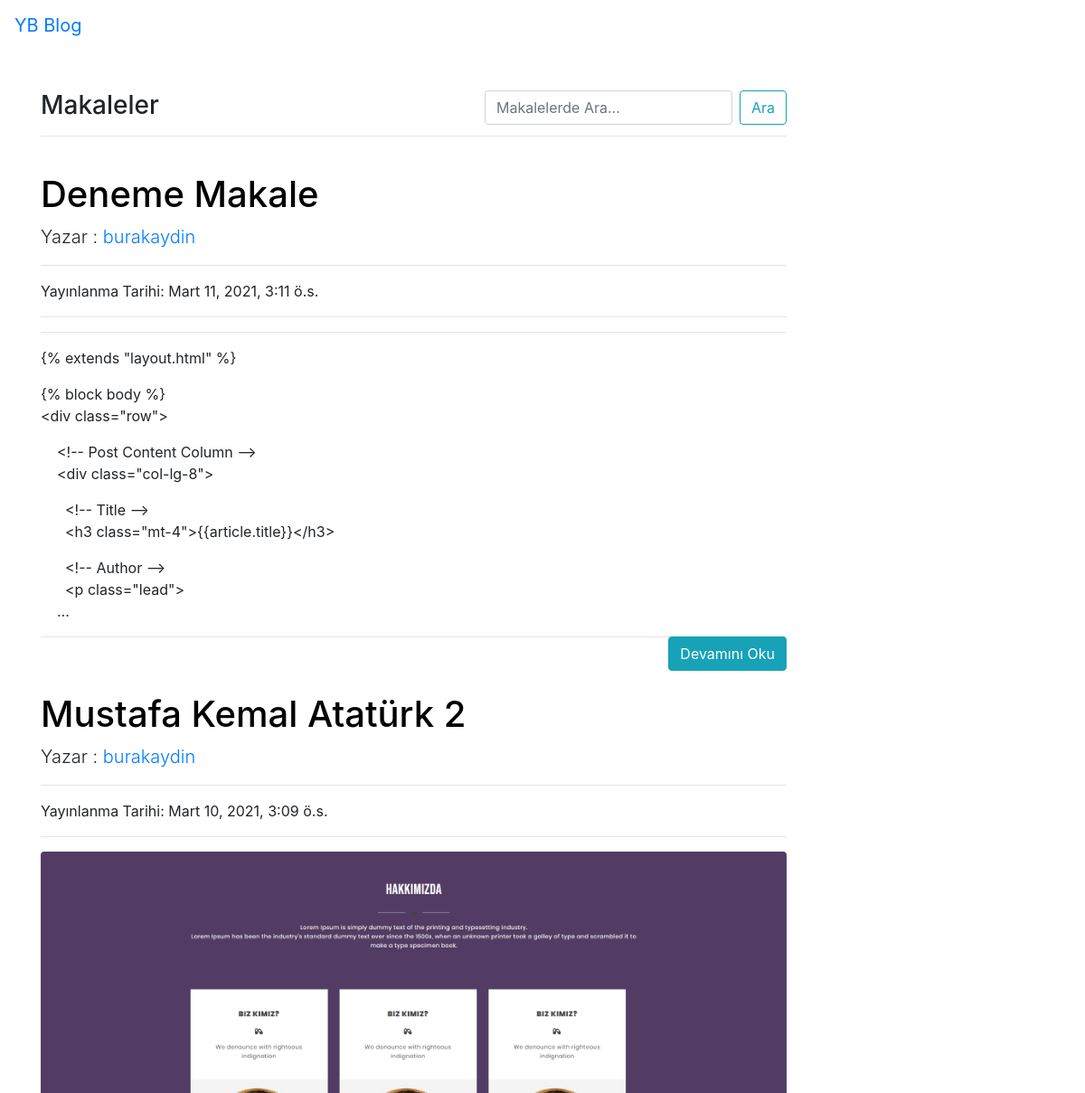
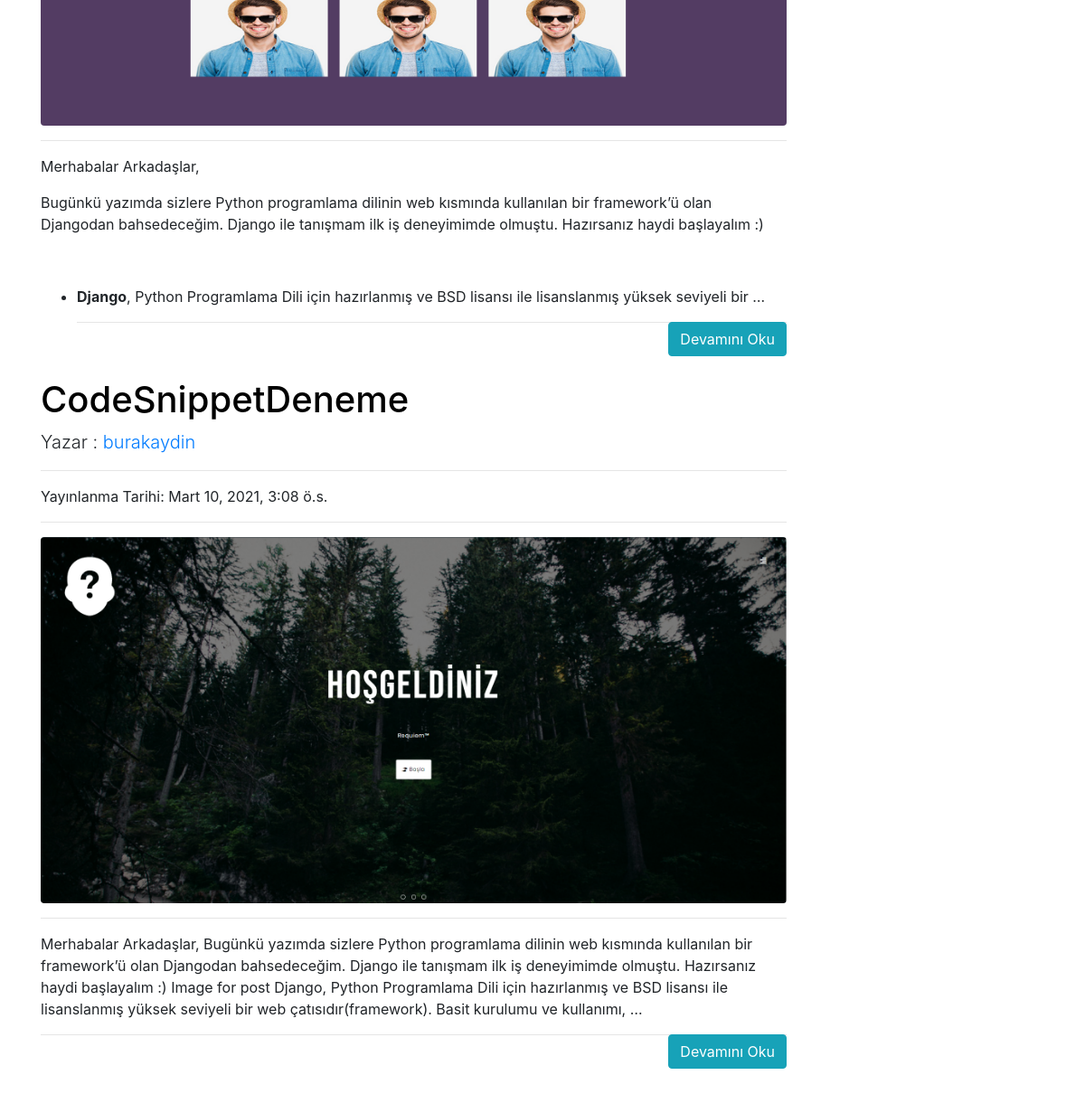
The app's page /articles/ with its own data (2 pictures, top to bottom).
### article/models.py (models this page shows, shortened)
class Article(models.Model):
    author = models.ForeignKey("auth.User",on_delete=models.CASCADE,verbose_name="Yazar") #'verbose_name="***"' ile isimlendiriyoruz. auth.User ile tabloda kullanıcıyı bulduk ve kullanıcı silindiği zaman kullanıcıya ait herşey siliniyor.
    title = models.CharField(max_length=50,verbose_name="Başlık") # Başlığımızı belirledik ve 50 karakterden fazla olamıyor.
    content = RichTextField(verbose_name="İçerik") # İçerik alanımızı yaptık.
    created_date = models.DateTimeField(auto_now_add=True,verbose_name="Oluşturulma Tarihi") # İçeriğin üretildiği zamanı alıyoruz. 'auto_now_add=True' ile otomatik olarak eklenmesini sağlıyoruz.
    article_image = models.FileField(blank = True , null = True , verbose_name="Resim ekleyin.")
    class Meta:
        ordering = ['-created_date']

### article/views.py (the view)
# urls.py: path('',views.articles,name="articles"),
def articles(request):
    keyword = request.GET.get("keyword")
    if keyword:
        articles = Article.objects.filter(title__contains = keyword)
        return render(request,"articles.html",{"articles":articles})
    articles = Article.objects.all()
    return render(request,"articles.html",{"articles":articles})

### templates/articles.html (shortened to what this page needs)
{% extends "layout.html" %}
{% block body %}
<div class="row">
    <div class="col-lg-9">
        <form style="float:right;" class="form-inline my-2 my-lg-0">
            <input class="form-control mr-sm-2" name="keyword" type="text" placeholder="Makalelerde Ara..." aria-label="Search">
            <button class="btn btn-outline-info my-2 my-sm-0" type="submit">Ara</button>
        </form>
        <h3>Makaleler</h3>
        <hr>
    </div>
</div>
    {% if articles %}
      {% for article in articles %}
        <div class="row">
            <div class="col-lg-9">
              <h1 class="mt-4"><a style="color:black" href="{% url 'article:detail' article.id %}">{{article.title}}</a></h1>
              <p class="lead">
                Yazar : <a href="#">{{article.author}}</a>
              </p>
              <hr>
              <p>Yayınlanma Tarihi: {{article.created_date}}</p>
              <hr>
              {% if article.article_image %}
              <img class="img-fluid rounded" src="{{article.article_image.url}}" alt="">
              {% endif %}
              <hr>
              <p class="lead">
                  {{article.content|safe|truncatewords:50}}
              </p>
              <a style="float: right;" href="{% url 'article:detail' article.id %}" class="btn btn-info">Devamını Oku</a>
              <hr>
          </div>
        </div>
      {% endfor %}
    {% else %}
    <div class="row">
        <div class="col-lg-9">
            <div class = "alert alert-danger">Makale Bulunamadı...</div>
        </div>
    </div>
    {% endif %}
{% endblock body %}

### templates/layout.html (shortened to what this page needs)
<!DOCTYPE html>
{% load static %}
<html lang="en">
<head>
    <link rel="stylesheet" href="{% static 'css/bootstrap.min.css' %}">
</head>
<body>
    {% include "inc/navbar.html" %}
    <div style="margin-top: 100px; margin-bottom: 150px;" class="container">
        {% block body %}
        {% endblock body %}
    </div>
    </body>
</html>

### templates/inc/navbar.html (shortened to what this page needs)
<nav class="navbar navbar-toggleable-md navbar-inverse fixed-top bg-inverse">
    <a class="navbar-brand" href="/">YB Blog</a>
  </nav>

### records on screen
Article: title "Deneme Makale", author "burakaydin", created_date "Mart 11, 2021, 3:11 ö.s.", content "{% extends \"layout.html\" %} {% block body %} <div class=\"row\"> <!-- Post Content Column --> <div class=\"col-lg-8\"> <!-- Title --> <h3 class=\"mt-4\">{{article.title}}</h3> <!-- Author --> <p class=\"lead\"> …"
Article: title "Mustafa Kemal Atatürk 2", author "burakaydin", created_date "Mart 10, 2021, 3:09 ö.s.", article_image (picture), content "Merhabalar Arkadaşlar, Bugünkü yazımda sizlere Python programlama dilinin web kısmında kullanılan bir framework’ü olan Djangodan bahsedeceğim. Django ile tanışmam ilk iş deneyimimde olmuştu. Hazırsanız haydi başlayalım :) Django , Python Programlama Dili için hazırlanmış ve BSD lisansı ile lisanslanmış yüksek seviyeli bir …"
Article: title "CodeSnippetDeneme", author "burakaydin", created_date "Mart 10, 2021, 3:08 ö.s.", article_image (picture), content "Merhabalar Arkadaşlar, Bugünkü yazımda sizlere Python programlama dilinin web kısmında kullanılan bir framework’ü olan Djangodan bahsedeceğim. Django ile tanışmam ilk iş deneyimimde olmuştu. Hazırsanız haydi başlayalım :) Image for post Django, Python Programlama Dili için hazırlanmış ve BSD lisansı ile lisanslanmış yüksek seviyeli bir web çatısıdır(framework). Basit kurulumu ve kullanımı, …"
